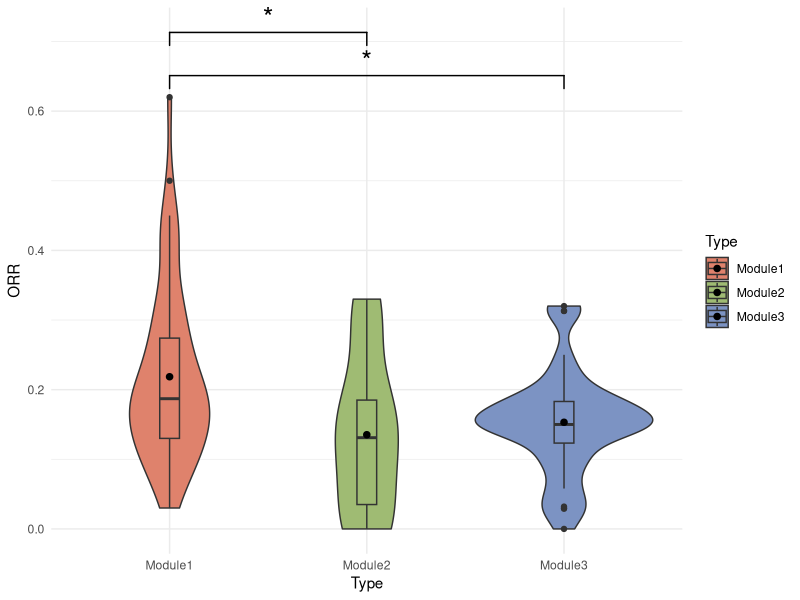

This figure's R source:

setwd("/Users/chunyudeng/Library/CloudStorage/OneDrive-共享的库-Onedrive/Cancer_Gwas/Runtime_final/Figures/Figure2/")
immunetherapy_orr<-read.csv("immunetherapy_orr2.csv")
library(ggplot2)
library(dplyr)
library("ggsignif")
# 画小提琴图
p <- ggplot(immunetherapy_orr, aes(x = Type, y = ORR, fill = Type)) +
  geom_violin() + 
  #geom_jitter(alpha=0.2,size=1)+
  geom_boxplot(width = 0.1) +
  stat_summary(fun = "mean", geom = "point", shape = 20, size = 3) +
  theme_minimal()+
  scale_fill_manual(values=c("#DF826C","#9FBB73","#7C93C3"))+
  geom_signif(
      step_increase = c(0.1), #显著性显示从头由低到高排列
                comparisons=list(c("Module1","Module3"),c("Module1","Module2")),
      map_signif_level=c("***"=0.001, "**"=0.01, "*"=0.05), #展示显著性
      textsize=7,tip_length=0.03)
ggsave(p,file="Figure3H_ORR_diff_module.pdf",width=6,height=5)
# 进行两两之间的差异分析
pairwise_comparisons <- pairwise.wilcox.test(immunetherapy_orr$ORR, immunetherapy_orr$Type, p.adjust.method = "BH")

# 提取p值
p_values <- pairwise_comparisons$p.value
#0.038
